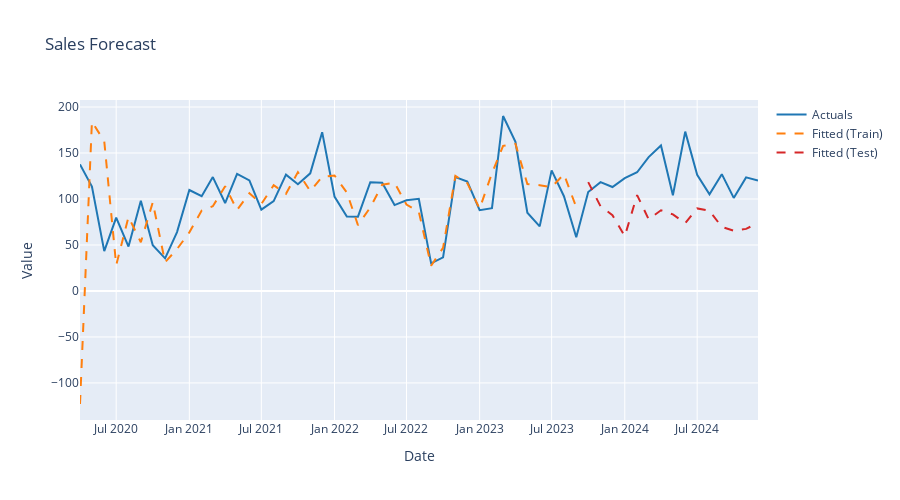

Here is the notebook cell this chart was saved with:
### Markdown cell above
## 1.2 - ARIMA

### Code cell
# Create ARIMA specification
spec_arima = arima_reg(
    seasonal_period=7,  # Weekly seasonality
    non_seasonal_ar=1,
    non_seasonal_differences=1,
    non_seasonal_ma=1,
    seasonal_ar=1,
    seasonal_differences=0,
    seasonal_ma=1
)

print(spec_arima)

# Fit ARIMA
fit_arima = spec_arima.fit(train_data, FORMULA_STR)
print("ARIMA model fitted!")

# Predict on test data
pred_arima = fit_arima.predict(test_data)

# Evaluate and extract outputs
fit_arima = fit_arima.evaluate(test_data)
outputs_arima, coefs_arima, stats_arima = fit_arima.extract_outputs()

display(outputs_arima)
display(coefs_arima)
display(stats_arima)

# Create interactive forecast plot
fig = plot_forecast(fit_arima, title="Sales Forecast", prediction_intervals=True)
fig.show()
